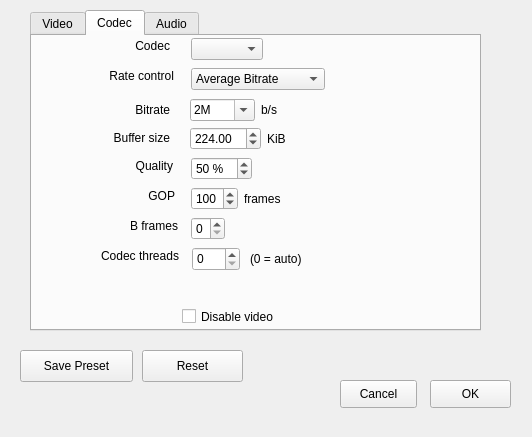
<?xml version="1.0" encoding="UTF-8"?>
<ui version="4.0">
 <class>AdvancedDock</class>
 <widget class="QDockWidget" name="AdvancedDock">
  <property name="geometry">
   <rect>
    <x>0</x>
    <y>0</y>
    <width>532</width>
    <height>437</height>
   </rect>
  </property>
  <property name="sizePolicy">
   <sizepolicy hsizetype="Fixed" vsizetype="Fixed">
    <horstretch>0</horstretch>
    <verstretch>0</verstretch>
   </sizepolicy>
  </property>
  <property name="minimumSize">
   <size>
    <width>532</width>
    <height>437</height>
   </size>
  </property>
  <property name="maximumSize">
   <size>
    <width>532</width>
    <height>437</height>
   </size>
  </property>
  <property name="windowTitle">
   <string>Export Settings</string>
  </property>
  <widget class="QWidget" name="dockWidgetContents">
   <widget class="QPushButton" name="cancelButton">
    <property name="geometry">
     <rect>
      <x>340</x>
      <y>380</y>
      <width>77</width>
      <height>28</height>
     </rect>
    </property>
    <property name="text">
     <string>Cancel</string>
    </property>
   </widget>
   <widget class="QPushButton" name="okButton">
    <property name="geometry">
     <rect>
      <x>430</x>
      <y>380</y>
      <width>81</width>
      <height>28</height>
     </rect>
    </property>
    <property name="text">
     <string>OK</string>
    </property>
   </widget>
   <widget class="QTabWidget" name="tabWidget">
    <property name="enabled">
     <bool>true</bool>
    </property>
    <property name="geometry">
     <rect>
      <x>30</x>
      <y>10</y>
      <width>451</width>
      <height>321</height>
     </rect>
    </property>
    <property name="currentIndex">
     <number>1</number>
    </property>
    <property name="usesScrollButtons">
     <bool>false</bool>
    </property>
    <property name="documentMode">
     <bool>false</bool>
    </property>
    <widget class="QWidget" name="videoTab">
     <attribute name="title">
      <string>Video</string>
     </attribute>
     <layout class="QGridLayout" name="gridLayout_6">
      <property name="leftMargin">
       <number>0</number>
      </property>
      <property name="topMargin">
       <number>0</number>
      </property>
      <property name="rightMargin">
       <number>0</number>
      </property>
      <property name="bottomMargin">
       <number>0</number>
      </property>
      <item row="0" column="0">
       <widget class="QWidget" name="widget" native="true">
        <property name="enabled">
         <bool>true</bool>
        </property>
        <widget class="QLabel" name="label_2">
         <property name="geometry">
          <rect>
           <x>43</x>
           <y>164</y>
           <width>91</width>
           <height>20</height>
          </rect>
         </property>
         <property name="text">
          <string>Deinterlacer</string>
         </property>
         <property name="alignment">
          <set>Qt::AlignRight|Qt::AlignTrailing|Qt::AlignVCenter</set>
         </property>
        </widget>
        <widget class="QLabel" name="label_4">
         <property name="geometry">
          <rect>
           <x>26</x>
           <y>192</y>
           <width>111</width>
           <height>20</height>
          </rect>
         </property>
         <property name="text">
          <string>Interpolation</string>
         </property>
         <property name="alignment">
          <set>Qt::AlignRight|Qt::AlignTrailing|Qt::AlignVCenter</set>
         </property>
        </widget>
        <widget class="QLabel" name="label_10">
         <property name="geometry">
          <rect>
           <x>43</x>
           <y>100</y>
           <width>91</width>
           <height>20</height>
          </rect>
         </property>
         <property name="text">
          <string>Frames/sec</string>
         </property>
         <property name="alignment">
          <set>Qt::AlignRight|Qt::AlignTrailing|Qt::AlignVCenter</set>
         </property>
        </widget>
        <widget class="QLabel" name="label_14">
         <property name="geometry">
          <rect>
           <x>33</x>
           <y>140</y>
           <width>101</width>
           <height>20</height>
          </rect>
         </property>
         <property name="text">
          <string>Scan mode</string>
         </property>
         <property name="alignment">
          <set>Qt::AlignRight|Qt::AlignTrailing|Qt::AlignVCenter</set>
         </property>
        </widget>
        <widget class="QLabel" name="label_22">
         <property name="geometry">
          <rect>
           <x>53</x>
           <y>35</y>
           <width>81</width>
           <height>20</height>
          </rect>
         </property>
         <property name="text">
          <string>Resolution</string>
         </property>
         <property name="alignment">
          <set>Qt::AlignRight|Qt::AlignTrailing|Qt::AlignVCenter</set>
         </property>
        </widget>
        <widget class="QWidget" name="layoutWidget">
         <property name="geometry">
          <rect>
           <x>140</x>
           <y>60</y>
           <width>281</width>
           <height>26</height>
          </rect>
         </property>
         <layout class="QHBoxLayout" name="horizontalLayout_7">
          <property name="spacing">
           <number>2</number>
          </property>
          <item>
           <widget class="QSpinBox" name="widthSpinner">
            <property name="minimum">
             <number>16</number>
            </property>
            <property name="maximum">
             <number>4096</number>
            </property>
            <property name="value">
             <number>1920</number>
            </property>
           </widget>
          </item>
          <item>
           <widget class="QLabel" name="label_11">
            <property name="text">
             <string>x</string>
            </property>
           </widget>
          </item>
          <item>
           <widget class="QSpinBox" name="heightSpinner">
            <property name="minimum">
             <number>1</number>
            </property>
            <property name="maximum">
             <number>4096</number>
            </property>
            <property name="value">
             <number>1080</number>
            </property>
           </widget>
          </item>
          <item>
           <spacer name="horizontalSpacer_7">
            <property name="orientation">
             <enum>Qt::Horizontal</enum>
            </property>
            <property name="sizeHint" stdset="0">
             <size>
              <width>40</width>
              <height>20</height>
             </size>
            </property>
           </spacer>
          </item>
         </layout>
        </widget>
        <widget class="QWidget" name="layoutWidget_3">
         <property name="geometry">
          <rect>
           <x>140</x>
           <y>150</y>
           <width>281</width>
           <height>26</height>
          </rect>
         </property>
         <layout class="QHBoxLayout" name="horizontalLayout_16">
          <item>
           <spacer name="horizontalSpacer_16">
            <property name="orientation">
             <enum>Qt::Horizontal</enum>
            </property>
            <property name="sizeHint" stdset="0">
             <size>
              <width>40</width>
              <height>20</height>
             </size>
            </property>
           </spacer>
          </item>
         </layout>
        </widget>
        <widget class="QWidget" name="layoutWidget_4">
         <property name="geometry">
          <rect>
           <x>140</x>
           <y>130</y>
           <width>1623</width>
           <height>38</height>
          </rect>
         </property>
         <layout class="QHBoxLayout" name="horizontalLayout_9">
          <property name="spacing">
           <number>2</number>
          </property>
          <item>
           <widget class="QComboBox" name="scanModeCombo">
            <property name="currentIndex">
             <number>1</number>
            </property>
            <item>
             <property name="text">
              <string>Interlaced</string>
             </property>
            </item>
            <item>
             <property name="text">
              <string>Progressive</string>
             </property>
            </item>
           </widget>
          </item>
          <item>
           <spacer name="horizontalSpacer_9">
            <property name="orientation">
             <enum>Qt::Horizontal</enum>
            </property>
            <property name="sizeHint" stdset="0">
             <size>
              <width>40</width>
              <height>20</height>
             </size>
            </property>
           </spacer>
          </item>
         </layout>
        </widget>
        <widget class="QWidget" name="layoutWidget_5">
         <property name="geometry">
          <rect>
           <x>140</x>
           <y>160</y>
           <width>1426</width>
           <height>32</height>
          </rect>
         </property>
         <layout class="QHBoxLayout" name="horizontalLayout_3">
          <item>
           <widget class="QComboBox" name="deinterlacerCombo">
            <property name="currentIndex">
             <number>3</number>
            </property>
            <item>
             <property name="text">
              <string>One Field (fast)</string>
             </property>
            </item>
            <item>
             <property name="text">
              <string>Linear Blend (fast)</string>
             </property>
            </item>
            <item>
             <property name="text">
              <string>YADIF - temporal only (good)</string>
             </property>
            </item>
            <item>
             <property name="text">
              <string>YADIF - temporal + spatial (best)</string>
             </property>
            </item>
           </widget>
          </item>
          <item>
           <spacer name="horizontalSpacer_21">
            <property name="orientation">
             <enum>Qt::Horizontal</enum>
            </property>
            <property name="sizeHint" stdset="0">
             <size>
              <width>40</width>
              <height>20</height>
             </size>
            </property>
           </spacer>
          </item>
         </layout>
        </widget>
        <widget class="QWidget" name="layoutWidget_6">
         <property name="geometry">
          <rect>
           <x>140</x>
           <y>190</y>
           <width>281</width>
           <height>26</height>
          </rect>
         </property>
         <layout class="QHBoxLayout" name="horizontalLayout_18">
          <item>
           <widget class="QComboBox" name="interpolationCombo">
            <property name="currentIndex">
             <number>1</number>
            </property>
            <item>
             <property name="text">
              <string>Nearest Neighbor (fast)</string>
             </property>
            </item>
            <item>
             <property name="text">
              <string>Bilinear (good)</string>
             </property>
            </item>
            <item>
             <property name="text">
              <string>Bicubic (better)</string>
             </property>
            </item>
            <item>
             <property name="text">
              <string>Hyper/Lanczos (best)</string>
             </property>
            </item>
           </widget>
          </item>
          <item>
           <spacer name="horizontalSpacer_22">
            <property name="orientation">
             <enum>Qt::Horizontal</enum>
            </property>
            <property name="sizeHint" stdset="0">
             <size>
              <width>40</width>
              <height>20</height>
             </size>
            </property>
           </spacer>
          </item>
         </layout>
        </widget>
        <widget class="QWidget" name="layoutWidget_7">
         <property name="geometry">
          <rect>
           <x>140</x>
           <y>30</y>
           <width>281</width>
           <height>26</height>
          </rect>
         </property>
         <layout class="QHBoxLayout" name="horizontalLayout">
          <item>
           <widget class="QComboBox" name="resolutionBox">
            <property name="autoFillBackground">
             <bool>false</bool>
            </property>
            <item>
             <property name="text">
              <string>1280x720(16:9)</string>
             </property>
            </item>
            <item>
             <property name="text">
              <string>1920x1080(16:9)</string>
             </property>
            </item>
            <item>
             <property name="text">
              <string>2560x1440(16:9)</string>
             </property>
            </item>
            <item>
             <property name="text">
              <string>3840x2160(16:9)</string>
             </property>
            </item>
            <item>
             <property name="text">
              <string>1080x1920(9:16)</string>
             </property>
            </item>
            <item>
             <property name="text">
              <string>1920x1440(4:3)</string>
             </property>
            </item>
            <item>
             <property name="text">
              <string>1440x1080(4:3)</string>
             </property>
            </item>
            <item>
             <property name="text">
              <string>1280x960(4:3)</string>
             </property>
            </item>
            <item>
             <property name="text">
              <string>720x480(3:2)</string>
             </property>
            </item>
            <item>
             <property name="text">
              <string>720x576(5:4)</string>
             </property>
            </item>
            <item>
             <property name="text">
              <string>1400x1080(35:27)</string>
             </property>
            </item>
            <item>
             <property name="text">
              <string>Custom</string>
             </property>
            </item>
           </widget>
          </item>
         </layout>
        </widget>
        <widget class="QDoubleSpinBox" name="fpsSpinner">
         <property name="geometry">
          <rect>
           <x>140</x>
           <y>100</y>
           <width>90</width>
           <height>24</height>
          </rect>
         </property>
         <property name="decimals">
          <number>3</number>
         </property>
         <property name="minimum">
          <double>1.000000000000000</double>
         </property>
         <property name="maximum">
          <double>1000.000000000000000</double>
         </property>
         <property name="value">
          <double>25.000000000000000</double>
         </property>
        </widget>
       </widget>
      </item>
     </layout>
    </widget>
    <widget class="QWidget" name="codecTab">
     <attribute name="title">
      <string>Codec</string>
     </attribute>
     <widget class="QLabel" name="label_20">
      <property name="geometry">
       <rect>
        <x>65</x>
        <y>180</y>
        <width>81</width>
        <height>20</height>
       </rect>
      </property>
      <property name="text">
       <string>B frames</string>
      </property>
      <property name="alignment">
       <set>Qt::AlignRight|Qt::AlignTrailing|Qt::AlignVCenter</set>
      </property>
     </widget>
     <widget class="QLabel" name="label_17">
      <property name="geometry">
       <rect>
        <x>77</x>
        <y>0</y>
        <width>61</width>
        <height>20</height>
       </rect>
      </property>
      <property name="text">
       <string>Codec</string>
      </property>
      <property name="alignment">
       <set>Qt::AlignRight|Qt::AlignTrailing|Qt::AlignVCenter</set>
      </property>
     </widget>
     <widget class="QLabel" name="videoQualityLabel">
      <property name="geometry">
       <rect>
        <x>70</x>
        <y>120</y>
        <width>71</width>
        <height>20</height>
       </rect>
      </property>
      <property name="text">
       <string>Quality</string>
      </property>
      <property name="alignment">
       <set>Qt::AlignRight|Qt::AlignTrailing|Qt::AlignVCenter</set>
      </property>
     </widget>
     <widget class="QLabel" name="label_18">
      <property name="geometry">
       <rect>
        <x>92</x>
        <y>150</y>
        <width>51</width>
        <height>20</height>
       </rect>
      </property>
      <property name="text">
       <string>GOP</string>
      </property>
      <property name="alignment">
       <set>Qt::AlignRight|Qt::AlignTrailing|Qt::AlignVCenter</set>
      </property>
     </widget>
     <widget class="QLabel" name="label_23">
      <property name="geometry">
       <rect>
        <x>21</x>
        <y>30</y>
        <width>121</width>
        <height>20</height>
       </rect>
      </property>
      <property name="text">
       <string>Rate control</string>
      </property>
      <property name="alignment">
       <set>Qt::AlignRight|Qt::AlignTrailing|Qt::AlignVCenter</set>
      </property>
     </widget>
     <widget class="QLabel" name="label_12">
      <property name="geometry">
       <rect>
        <x>16</x>
        <y>210</y>
        <width>131</width>
        <height>20</height>
       </rect>
      </property>
      <property name="text">
       <string>Codec threads</string>
      </property>
      <property name="alignment">
       <set>Qt::AlignRight|Qt::AlignTrailing|Qt::AlignVCenter</set>
      </property>
     </widget>
     <widget class="QCheckBox" name="disableVideoCheckbox">
      <property name="geometry">
       <rect>
        <x>150</x>
        <y>270</y>
        <width>131</width>
        <height>21</height>
       </rect>
      </property>
      <property name="text">
       <string>Disable video</string>
      </property>
     </widget>
     <widget class="QWidget" name="layoutWidget">
      <property name="geometry">
       <rect>
        <x>159</x>
        <y>30</y>
        <width>221</width>
        <height>26</height>
       </rect>
      </property>
      <layout class="QHBoxLayout" name="horizontalLayout_17">
       <item>
        <widget class="QComboBox" name="videoRateControlCombo">
         <item>
          <property name="text">
           <string>Average Bitrate</string>
          </property>
         </item>
         <item>
          <property name="text">
           <string>Constant Bitrate</string>
          </property>
         </item>
         <item>
          <property name="text">
           <string>Quality-based VBR</string>
          </property>
         </item>
        </widget>
       </item>
       <item>
        <spacer name="horizontalSpacer_17">
         <property name="orientation">
          <enum>Qt::Horizontal</enum>
         </property>
         <property name="sizeHint" stdset="0">
          <size>
           <width>40</width>
           <height>20</height>
          </size>
         </property>
        </spacer>
       </item>
      </layout>
     </widget>
     <widget class="QWidget" name="layoutWidget">
      <property name="geometry">
       <rect>
        <x>159</x>
        <y>180</y>
        <width>221</width>
        <height>26</height>
       </rect>
      </property>
      <layout class="QHBoxLayout" name="horizontalLayout_13">
       <item>
        <widget class="QSpinBox" name="bFramesSpinner">
         <property name="toolTip">
          <string>B frames are the bidirectional &quot;delta&quot; pictures
in temporal compression</string>
         </property>
         <property name="maximum">
          <number>8</number>
         </property>
        </widget>
       </item>
       <item>
        <spacer name="horizontalSpacer_14">
         <property name="orientation">
          <enum>Qt::Horizontal</enum>
         </property>
         <property name="sizeHint" stdset="0">
          <size>
           <width>40</width>
           <height>20</height>
          </size>
         </property>
        </spacer>
       </item>
      </layout>
     </widget>
     <widget class="QWidget" name="layoutWidget">
      <property name="geometry">
       <rect>
        <x>159</x>
        <y>150</y>
        <width>221</width>
        <height>26</height>
       </rect>
      </property>
      <layout class="QHBoxLayout" name="horizontalLayout_12">
       <item>
        <widget class="QSpinBox" name="gopSpinner">
         <property name="toolTip">
          <string>GOP = group of pictures, which is the maximum key frame interval</string>
         </property>
         <property name="maximum">
          <number>999</number>
         </property>
         <property name="value">
          <number>100</number>
         </property>
        </widget>
       </item>
       <item>
        <widget class="QLabel" name="label_19">
         <property name="text">
          <string>frames</string>
         </property>
        </widget>
       </item>
       <item>
        <spacer name="horizontalSpacer_12">
         <property name="orientation">
          <enum>Qt::Horizontal</enum>
         </property>
         <property name="sizeHint" stdset="0">
          <size>
           <width>40</width>
           <height>20</height>
          </size>
         </property>
        </spacer>
       </item>
      </layout>
     </widget>
     <widget class="QWidget" name="layoutWidget">
      <property name="geometry">
       <rect>
        <x>159</x>
        <y>0</y>
        <width>221</width>
        <height>26</height>
       </rect>
      </property>
      <layout class="QHBoxLayout" name="horizontalLayout_11">
       <item>
        <widget class="QComboBox" name="videoCodecCombo"/>
       </item>
       <item>
        <spacer name="horizontalSpacer_11">
         <property name="orientation">
          <enum>Qt::Horizontal</enum>
         </property>
         <property name="sizeHint" stdset="0">
          <size>
           <width>40</width>
           <height>20</height>
          </size>
         </property>
        </spacer>
       </item>
      </layout>
     </widget>
     <widget class="QWidget" name="layoutWidget">
      <property name="geometry">
       <rect>
        <x>159</x>
        <y>120</y>
        <width>221</width>
        <height>26</height>
       </rect>
      </property>
      <layout class="QHBoxLayout" name="videoQualityLayout">
       <item>
        <widget class="QSpinBox" name="videoQualitySpinner">
         <property name="suffix">
          <string> %</string>
         </property>
         <property name="minimum">
          <number>0</number>
         </property>
         <property name="maximum">
          <number>100</number>
         </property>
         <property name="value">
          <number>50</number>
         </property>
        </widget>
       </item>
       <item>
        <spacer name="horizontalSpacer_19">
         <property name="orientation">
          <enum>Qt::Horizontal</enum>
         </property>
         <property name="sizeHint" stdset="0">
          <size>
           <width>40</width>
           <height>20</height>
          </size>
         </property>
        </spacer>
       </item>
      </layout>
     </widget>
     <widget class="QWidget" name="layoutWidget">
      <property name="geometry">
       <rect>
        <x>159</x>
        <y>150</y>
        <width>221</width>
        <height>26</height>
       </rect>
      </property>
      <layout class="QHBoxLayout" name="horizontalLayout_15"/>
     </widget>
     <widget class="QLabel" name="label_21">
      <property name="geometry">
       <rect>
        <x>218</x>
        <y>211</y>
        <width>151</width>
        <height>24</height>
       </rect>
      </property>
      <property name="text">
       <string>(0 = auto)</string>
      </property>
     </widget>
     <widget class="QSpinBox" name="videoCodecThreadsSpinner">
      <property name="geometry">
       <rect>
        <x>160</x>
        <y>211</y>
        <width>48</width>
        <height>24</height>
       </rect>
      </property>
     </widget>
     <widget class="QWidget" name="layoutWidget_2">
      <property name="geometry">
       <rect>
        <x>158</x>
        <y>60</y>
        <width>180</width>
        <height>28</height>
       </rect>
      </property>
      <layout class="QHBoxLayout" name="videoBitrateLayout">
       <item>
        <widget class="QComboBox" name="videoBitrateCombo">
         <property name="toolTip">
          <string>The average bit rate</string>
         </property>
         <property name="editable">
          <bool>true</bool>
         </property>
         <property name="currentIndex">
          <number>8</number>
         </property>
         <item>
          <property name="text">
           <string>64k</string>
          </property>
         </item>
         <item>
          <property name="text">
           <string>128k</string>
          </property>
         </item>
         <item>
          <property name="text">
           <string>256k</string>
          </property>
         </item>
         <item>
          <property name="text">
           <string>512k</string>
          </property>
         </item>
         <item>
          <property name="text">
           <string>768k</string>
          </property>
         </item>
         <item>
          <property name="text">
           <string>1M</string>
          </property>
         </item>
         <item>
          <property name="text">
           <string>1200k</string>
          </property>
         </item>
         <item>
          <property name="text">
           <string>1500k</string>
          </property>
         </item>
         <item>
          <property name="text">
           <string>2M</string>
          </property>
         </item>
         <item>
          <property name="text">
           <string>2500k</string>
          </property>
         </item>
         <item>
          <property name="text">
           <string>3M</string>
          </property>
         </item>
         <item>
          <property name="text">
           <string>4M</string>
          </property>
         </item>
         <item>
          <property name="text">
           <string>5M</string>
          </property>
         </item>
         <item>
          <property name="text">
           <string>6M</string>
          </property>
         </item>
         <item>
          <property name="text">
           <string>8M</string>
          </property>
         </item>
         <item>
          <property name="text">
           <string>10M</string>
          </property>
         </item>
         <item>
          <property name="text">
           <string>12M</string>
          </property>
         </item>
         <item>
          <property name="text">
           <string>14M</string>
          </property>
         </item>
         <item>
          <property name="text">
           <string>16M</string>
          </property>
         </item>
         <item>
          <property name="text">
           <string>18M</string>
          </property>
         </item>
         <item>
          <property name="text">
           <string>20M</string>
          </property>
         </item>
         <item>
          <property name="text">
           <string>25M</string>
          </property>
         </item>
         <item>
          <property name="text">
           <string>30M</string>
          </property>
         </item>
         <item>
          <property name="text">
           <string>40M</string>
          </property>
         </item>
         <item>
          <property name="text">
           <string>50M</string>
          </property>
         </item>
         <item>
          <property name="text">
           <string>60M</string>
          </property>
         </item>
         <item>
          <property name="text">
           <string>70M</string>
          </property>
         </item>
         <item>
          <property name="text">
           <string>80M</string>
          </property>
         </item>
        </widget>
       </item>
       <item>
        <widget class="QLabel" name="videoBitrateSuffixLabel">
         <property name="text">
          <string>b/s</string>
         </property>
        </widget>
       </item>
       <item>
        <spacer name="videoBitrateSpacer">
         <property name="orientation">
          <enum>Qt::Horizontal</enum>
         </property>
         <property name="sizeHint" stdset="0">
          <size>
           <width>40</width>
           <height>20</height>
          </size>
         </property>
        </spacer>
       </item>
      </layout>
     </widget>
     <widget class="QLabel" name="videoBitrateLabel">
      <property name="geometry">
       <rect>
        <x>48</x>
        <y>60</y>
        <width>90</width>
        <height>28</height>
       </rect>
      </property>
      <property name="text">
       <string>Bitrate</string>
      </property>
      <property name="alignment">
       <set>Qt::AlignRight|Qt::AlignTrailing|Qt::AlignVCenter</set>
      </property>
     </widget>
     <widget class="QLabel" name="videoBufferSizeLabel">
      <property name="geometry">
       <rect>
        <x>48</x>
        <y>89</y>
        <width>90</width>
        <height>26</height>
       </rect>
      </property>
      <property name="text">
       <string>Buffer size</string>
      </property>
      <property name="alignment">
       <set>Qt::AlignRight|Qt::AlignTrailing|Qt::AlignVCenter</set>
      </property>
     </widget>
     <widget class="QWidget" name="layoutWidget_8">
      <property name="geometry">
       <rect>
        <x>158</x>
        <y>90</y>
        <width>165</width>
        <height>26</height>
       </rect>
      </property>
      <layout class="QHBoxLayout" name="videoBufferSizeLayout">
       <item>
        <widget class="QDoubleSpinBox" name="videoBufferSizeSpinner">
         <property name="maximum">
          <double>9999.000000000000000</double>
         </property>
         <property name="value">
          <double>224.000000000000000</double>
         </property>
        </widget>
       </item>
       <item>
        <widget class="QLabel" name="videoBufferSizeSuffixLabel">
         <property name="text">
          <string>KiB</string>
         </property>
        </widget>
       </item>
       <item>
        <spacer name="horizontalSpacer_18">
         <property name="orientation">
          <enum>Qt::Horizontal</enum>
         </property>
         <property name="sizeHint" stdset="0">
          <size>
           <width>40</width>
           <height>20</height>
          </size>
         </property>
        </spacer>
       </item>
      </layout>
     </widget>
    </widget>
    <widget class="QWidget" name="audioTab">
     <attribute name="title">
      <string>Audio</string>
     </attribute>
     <widget class="QLabel" name="label_7">
      <property name="geometry">
       <rect>
        <x>43</x>
        <y>90</y>
        <width>101</width>
        <height>20</height>
       </rect>
      </property>
      <property name="text">
       <string>Rate control</string>
      </property>
      <property name="alignment">
       <set>Qt::AlignRight|Qt::AlignTrailing|Qt::AlignVCenter</set>
      </property>
     </widget>
     <widget class="QCheckBox" name="disableAudioCheckbox">
      <property name="geometry">
       <rect>
        <x>160</x>
        <y>200</y>
        <width>131</width>
        <height>20</height>
       </rect>
      </property>
      <property name="text">
       <string>Disable audio</string>
      </property>
     </widget>
     <widget class="QLabel" name="audioBitrateLabel">
      <property name="geometry">
       <rect>
        <x>59</x>
        <y>123</y>
        <width>81</width>
        <height>20</height>
       </rect>
      </property>
      <property name="text">
       <string>Bitrate</string>
      </property>
      <property name="alignment">
       <set>Qt::AlignRight|Qt::AlignTrailing|Qt::AlignVCenter</set>
      </property>
     </widget>
     <widget class="QLabel" name="label_8">
      <property name="geometry">
       <rect>
        <x>42</x>
        <y>30</y>
        <width>101</width>
        <height>20</height>
       </rect>
      </property>
      <property name="text">
       <string>Sample rate</string>
      </property>
      <property name="alignment">
       <set>Qt::AlignRight|Qt::AlignTrailing|Qt::AlignVCenter</set>
      </property>
     </widget>
     <widget class="QLabel" name="label_3">
      <property name="geometry">
       <rect>
        <x>59</x>
        <y>60</y>
        <width>81</width>
        <height>20</height>
       </rect>
      </property>
      <property name="text">
       <string>Codec</string>
      </property>
      <property name="alignment">
       <set>Qt::AlignRight|Qt::AlignTrailing|Qt::AlignVCenter</set>
      </property>
     </widget>
     <widget class="QWidget" name="layoutWidget">
      <property name="geometry">
       <rect>
        <x>160</x>
        <y>90</y>
        <width>221</width>
        <height>26</height>
       </rect>
      </property>
      <layout class="QHBoxLayout" name="horizontalLayout_14">
       <item>
        <widget class="QComboBox" name="audioRateControlCombo">
         <item>
          <property name="text">
           <string>Average Bitrate</string>
          </property>
         </item>
         <item>
          <property name="text">
           <string>Constant Bitrate</string>
          </property>
         </item>
         <item>
          <property name="text">
           <string>Quality-based VBR</string>
          </property>
         </item>
        </widget>
       </item>
       <item>
        <spacer name="horizontalSpacer_10">
         <property name="orientation">
          <enum>Qt::Horizontal</enum>
         </property>
         <property name="sizeHint" stdset="0">
          <size>
           <width>40</width>
           <height>20</height>
          </size>
         </property>
        </spacer>
       </item>
      </layout>
     </widget>
     <widget class="QWidget" name="layoutWidget">
      <property name="geometry">
       <rect>
        <x>160</x>
        <y>120</y>
        <width>221</width>
        <height>28</height>
       </rect>
      </property>
      <layout class="QHBoxLayout" name="audioBitrateLayout">
       <item>
        <widget class="QComboBox" name="audioBitrateCombo">
         <property name="toolTip">
          <string>The average bit rate</string>
         </property>
         <property name="editable">
          <bool>true</bool>
         </property>
         <property name="currentIndex">
          <number>0</number>
         </property>
         <item>
          <property name="text">
           <string>16k</string>
          </property>
         </item>
         <item>
          <property name="text">
           <string>32k</string>
          </property>
         </item>
         <item>
          <property name="text">
           <string>48k</string>
          </property>
         </item>
         <item>
          <property name="text">
           <string>64k</string>
          </property>
         </item>
         <item>
          <property name="text">
           <string>96k</string>
          </property>
         </item>
         <item>
          <property name="text">
           <string>128k</string>
          </property>
         </item>
         <item>
          <property name="text">
           <string>160k</string>
          </property>
         </item>
         <item>
          <property name="text">
           <string>190k</string>
          </property>
         </item>
         <item>
          <property name="text">
           <string>256k</string>
          </property>
         </item>
         <item>
          <property name="text">
           <string>384k</string>
          </property>
         </item>
         <item>
          <property name="text">
           <string>512k</string>
          </property>
         </item>
         <item>
          <property name="text">
           <string>1M</string>
          </property>
         </item>
        </widget>
       </item>
       <item>
        <widget class="QLabel" name="audioBitrateSuffixLabel">
         <property name="text">
          <string>b/s</string>
         </property>
        </widget>
       </item>
       <item>
        <spacer name="horizontalSpacer_4">
         <property name="orientation">
          <enum>Qt::Horizontal</enum>
         </property>
         <property name="sizeHint" stdset="0">
          <size>
           <width>40</width>
           <height>20</height>
          </size>
         </property>
        </spacer>
       </item>
      </layout>
     </widget>
     <widget class="QWidget" name="layoutWidget">
      <property name="geometry">
       <rect>
        <x>160</x>
        <y>30</y>
        <width>221</width>
        <height>28</height>
       </rect>
      </property>
      <layout class="QHBoxLayout" name="horizontalLayout_4">
       <item>
        <widget class="QComboBox" name="sampleRateCombo">
         <property name="editable">
          <bool>true</bool>
         </property>
         <property name="currentText">
          <string>44100</string>
         </property>
         <property name="currentIndex">
          <number>5</number>
         </property>
         <item>
          <property name="text">
           <string>8000</string>
          </property>
         </item>
         <item>
          <property name="text">
           <string>12000</string>
          </property>
         </item>
         <item>
          <property name="text">
           <string>16000</string>
          </property>
         </item>
         <item>
          <property name="text">
           <string>22050</string>
          </property>
         </item>
         <item>
          <property name="text">
           <string>32000</string>
          </property>
         </item>
         <item>
          <property name="text">
           <string>44100</string>
          </property>
         </item>
         <item>
          <property name="text">
           <string>48000</string>
          </property>
         </item>
         <item>
          <property name="text">
           <string>96000</string>
          </property>
         </item>
        </widget>
       </item>
       <item>
        <widget class="QLabel" name="label_9">
         <property name="text">
          <string>Hz</string>
         </property>
        </widget>
       </item>
       <item>
        <spacer name="horizontalSpacer_6">
         <property name="orientation">
          <enum>Qt::Horizontal</enum>
         </property>
         <property name="sizeHint" stdset="0">
          <size>
           <width>40</width>
           <height>20</height>
          </size>
         </property>
        </spacer>
       </item>
      </layout>
     </widget>
     <widget class="QWidget" name="layoutWidget">
      <property name="geometry">
       <rect>
        <x>160</x>
        <y>60</y>
        <width>221</width>
        <height>26</height>
       </rect>
      </property>
      <layout class="QHBoxLayout" name="horizontalLayout_6">
       <item>
        <widget class="QComboBox" name="audioCodecCombo"/>
       </item>
       <item>
        <spacer name="horizontalSpacer_3">
         <property name="orientation">
          <enum>Qt::Horizontal</enum>
         </property>
         <property name="sizeHint" stdset="0">
          <size>
           <width>40</width>
           <height>20</height>
          </size>
         </property>
        </spacer>
       </item>
      </layout>
     </widget>
     <widget class="QLabel" name="audioQualityLabel">
      <property name="geometry">
       <rect>
        <x>70</x>
        <y>150</y>
        <width>74</width>
        <height>26</height>
       </rect>
      </property>
      <property name="text">
       <string>Quality</string>
      </property>
      <property name="alignment">
       <set>Qt::AlignRight|Qt::AlignTrailing|Qt::AlignVCenter</set>
      </property>
     </widget>
     <widget class="QWidget" name="layoutWidget_9">
      <property name="geometry">
       <rect>
        <x>160</x>
        <y>150</y>
        <width>120</width>
        <height>26</height>
       </rect>
      </property>
      <layout class="QHBoxLayout" name="audioQualityLayout">
       <item>
        <widget class="QSpinBox" name="audioQualitySpinner">
         <property name="suffix">
          <string> %</string>
         </property>
         <property name="minimum">
          <number>0</number>
         </property>
         <property name="maximum">
          <number>100</number>
         </property>
         <property name="value">
          <number>50</number>
         </property>
        </widget>
       </item>
       <item>
        <spacer name="horizontalSpacer_20">
         <property name="orientation">
          <enum>Qt::Horizontal</enum>
         </property>
         <property name="sizeHint" stdset="0">
          <size>
           <width>40</width>
           <height>20</height>
          </size>
         </property>
        </spacer>
       </item>
      </layout>
     </widget>
    </widget>
   </widget>
   <widget class="QPushButton" name="addPresetButton">
    <property name="geometry">
     <rect>
      <x>20</x>
      <y>350</y>
      <width>113</width>
      <height>32</height>
     </rect>
    </property>
    <property name="text">
     <string>Save Preset</string>
    </property>
   </widget>
   <widget class="QPushButton" name="resetPresetButton">
    <property name="geometry">
     <rect>
      <x>142</x>
      <y>350</y>
      <width>101</width>
      <height>32</height>
     </rect>
    </property>
    <property name="text">
     <string>Reset</string>
    </property>
   </widget>
  </widget>
 </widget>
 <resources/>
 <connections/>
</ui>
